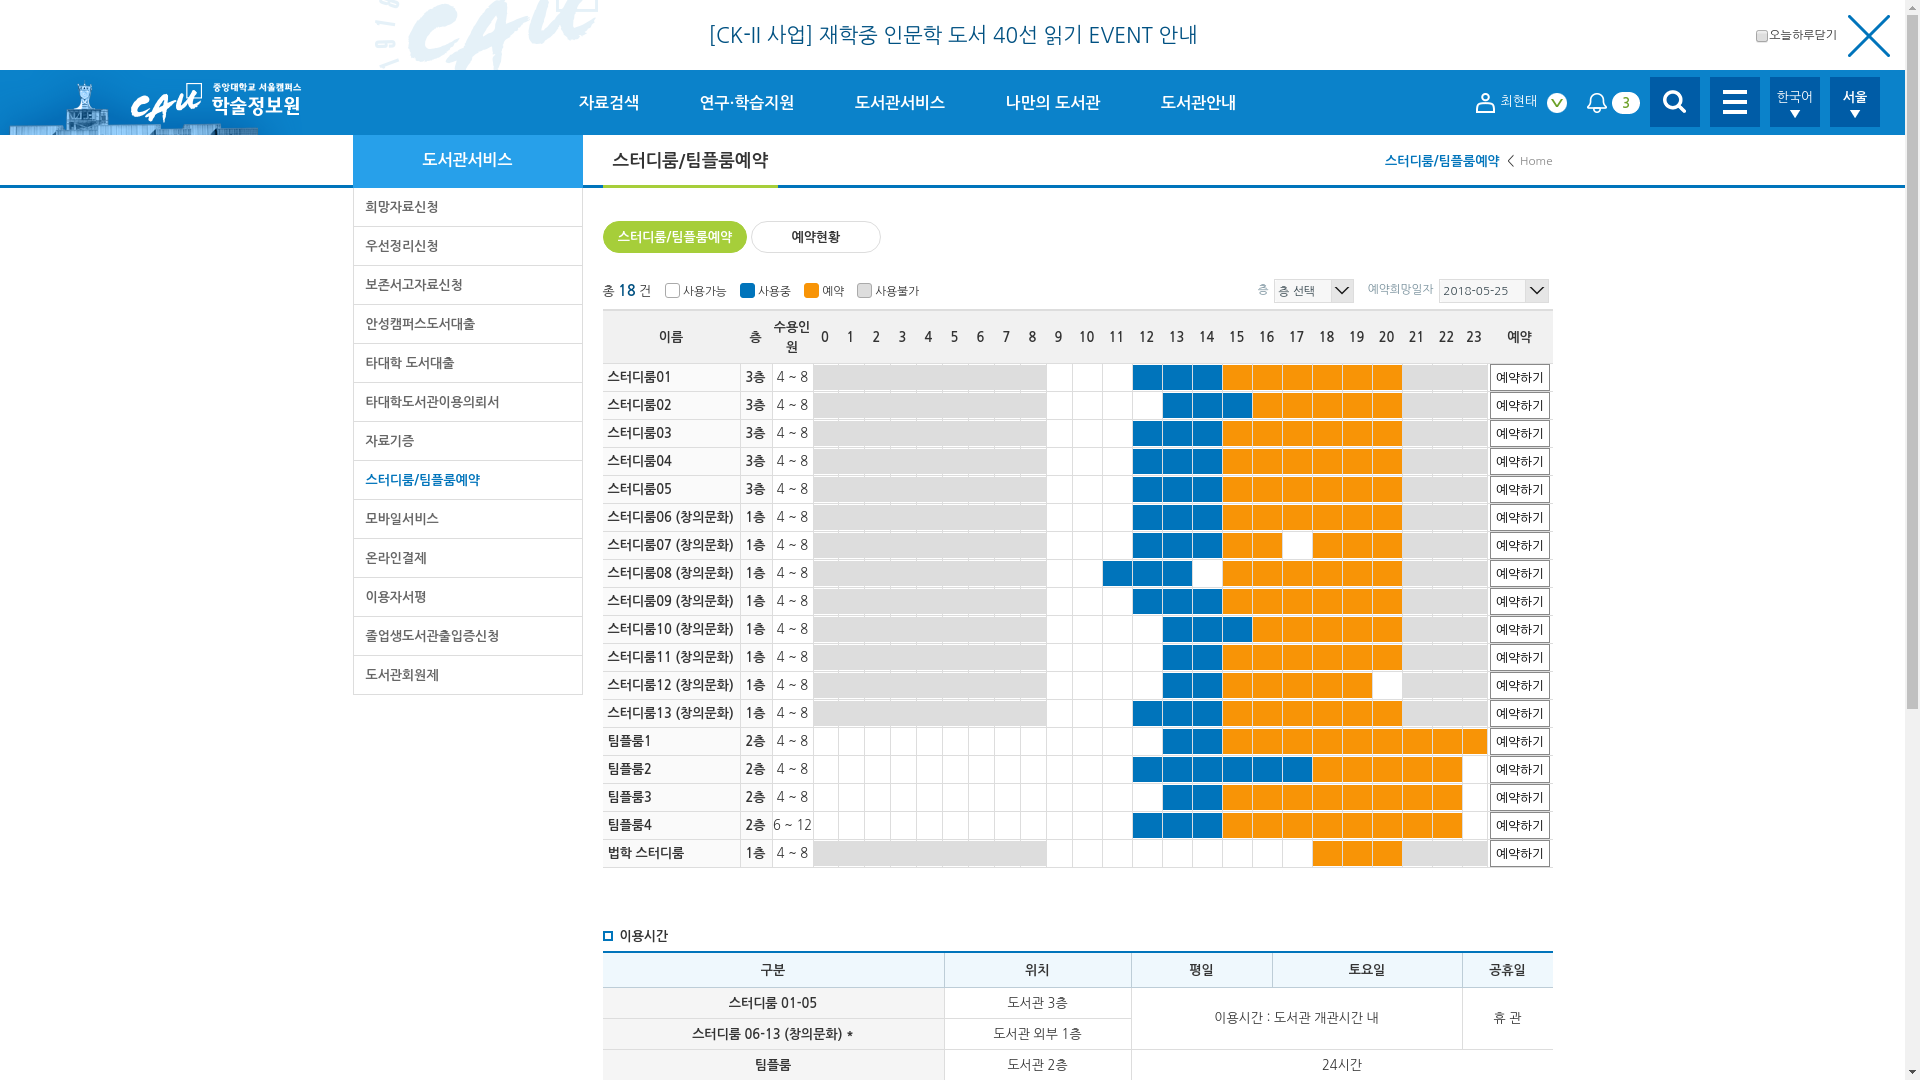

This chart was generated by the following Python code:
import os
os.environ.setdefault("DJANGO_SETTINGS_MODULE", "TeamScheduler.settings")
import django
django.setup()
from selenium import webdriver
from selenium.webdriver.common.by import By
from selenium.webdriver.support.ui import WebDriverWait
from selenium.webdriver.support import expected_conditions as EC
from bs4 import BeautifulSoup
# from everytime.models import StudyRoomData
from PIL import Image


class TimeData:
    def __init__(self):
        self.timeData = []


def image_crop(image):
    img = Image.open(image)
    # area = (600, 306, 1490, 870)
    area = (595, 275, 1560, 870)
    cropped_img = img.crop(area)
    cropped_img.save(settings.MEDIA_ROOT+'studyroom_time.png')


def parse_studyroom():

    # queryset = StudyRoomData.objects.all()
    # queryset.delete()

    mainPath = "body > div.ikc-pyxis-wrap > div.ikc-container-wrap > div.ikc-container > div.ikc-content > div.ikc-main > div > div:nth-child(2) > div > div:nth-child(2) > table > tbody > "

    ##########################################
    # 학술정보원 로그인

    options = webdriver.ChromeOptions()
    options.add_argument('headless')
    options.add_argument('window-size=1920x1080')
    options.add_argument("disable-gpu")
    driver = webdriver.Chrome('chromedriver',chrome_options=options)

    driver.implicitly_wait(5)
    driver.get('https://library.cau.ac.kr/#/login')
    driver.find_element_by_name('txtUserID').send_keys('dream1208')
    driver.find_element_by_name('txtPwd').send_keys('gusxo1208!')
    driver.find_element_by_xpath('//*[@ng-submit="portalLogin()"]/div/button').click()

    try:
        element = WebDriverWait(driver, 10).until(
            # By.ID 는 ID로 검색, By.CSS_SELECTOR 는 CSS Selector 로 검색
            EC.presence_of_element_located(
                (By.CSS_SELECTOR, mainPath + "tr:nth-child(1) > th:nth-child(1) > span"))
        )
        print(element.text)

    except:
        driver.get('https://library.cau.ac.kr/#/smuf/room/group-study')

    finally:
        driver.get('https://library.cau.ac.kr/#/smuf/room/group-study')

    driver.get_screenshot_as_file('chrome.png')

    ##########################################

    ##########################################
    # 팀플룸 예약 페이지 들어가기
    # driver.get('https://library.cau.ac.kr/#/smuf/room/group-study')
    try:
        # tag를 30초 내에 검색, 그렇지 않으면 timeoutexception 발생
        element = WebDriverWait(driver, 30).until(
            # By.ID 는 ID로 검색, By.CSS_SELECTOR 는 CSS Selector 로 검색
            EC.presence_of_element_located(
                (By.CSS_SELECTOR, mainPath + "tr:nth-child(1) > td:nth-child(3) > span"))
        )

    except:
        print("해당 페이지가 30초 안에 열리지 않았습니다.")

    finally:
        html = driver.page_source
    ##########################################

    ##########################################
    TimeTable = []
    for i in range(0, 18):
        TimeTable.append(TimeData())

    soupPath = 'body > div.ikc-pyxis-wrap > div.ikc-container-wrap > div.ikc-container > div.ikc-content > div.ikc-main > div > div > div > div > table > tbody > '
    soup = BeautifulSoup(html, 'html.parser')
    roomInfo = soup.select(soupPath + 'tr > th')
    timeLine = soup.select(soupPath + 'tr > td > div > div > div')

    driver.get_screenshot_as_file('studyroom.png')
    image_crop('studyroom.png')

#   for i in range(0, 18):
#       TimeTable[i].name = roomInfo[2 * i].text
#       TimeTable[i].floor = roomInfo[2 * i + 1].text

#   data = {}
#   i = 0
#   for ea in timeLine:
#       data[ea.text] = ea.get('class')
#       del data[ea.text][0]
#       data[ea.text][0] = data[ea.text][0][13:]
#       TimeTable[i//(24*6)].timeData.append(data[ea.text][0])
#       i = i + 1

#   for i in TimeTable:
#       for j in range(0, 24):
#           i.timeData[j + 1:j + 6] = []
#       i.offTime = 0
#       for j in range(0, len(i.timeData)):
#           if i.timeData[j] == 'off':
#               i.offTime |= 1 << j
#       driver.quit()

#    for i in TimeTable:
#        StudyRoomData(name=i.name, floor=i.floor, offTime=i.offTime).save()
